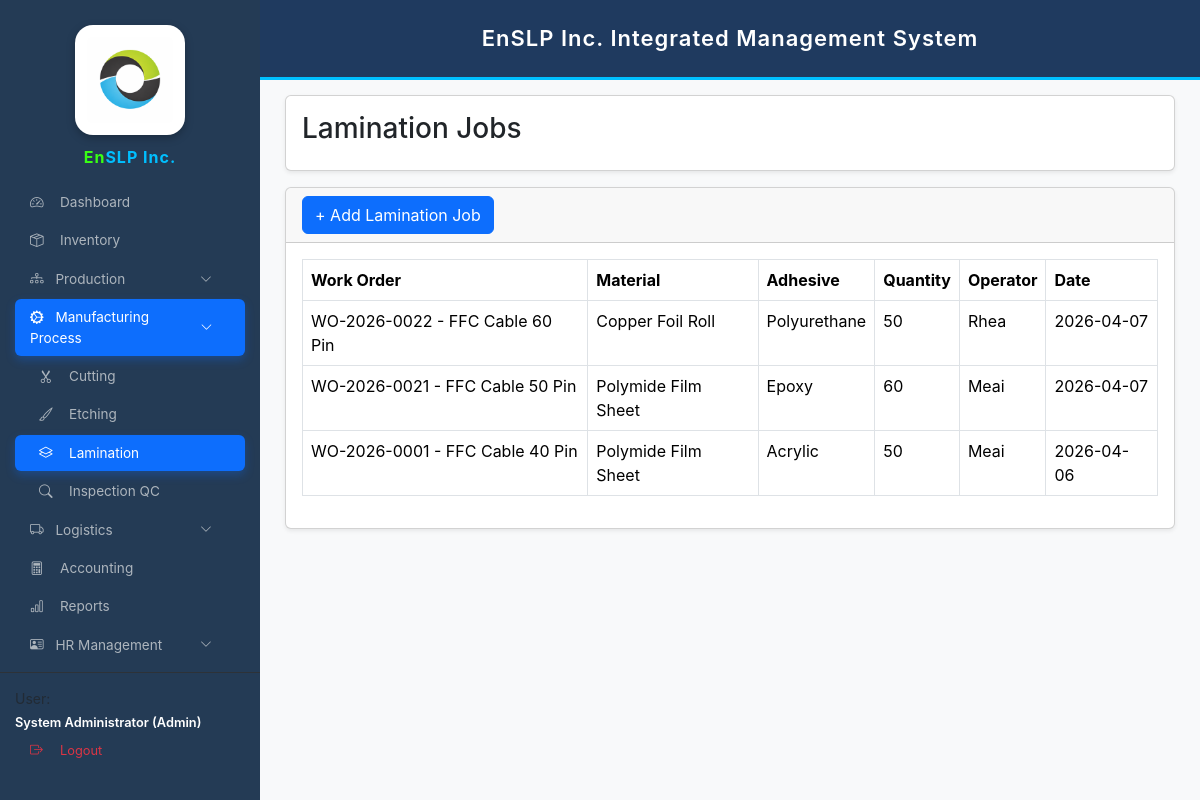
/lamination.php (signed in), run on the app's committed database.
### tables this page shows
CREATE TABLE `lamination_jobs` (
  `id` int(11) NOT NULL,
  `work_order_id` varchar(50) NOT NULL,
  `item_id` int(11) DEFAULT NULL,
  `adhesive_type` varchar(100) DEFAULT NULL,
  `operator` varchar(100) DEFAULT NULL,
  `date_laminated` timestamp NOT NULL DEFAULT current_timestamp(),
  `quantity` int(11) DEFAULT 0
);

CREATE TABLE `work_orders` (
  `id` int(11) NOT NULL,
  `wo_no` varchar(50) DEFAULT NULL,
  `product_name` varchar(150) NOT NULL,
  `client` varchar(150) DEFAULT NULL,
  `qty` int(11) DEFAULT 0,
  `status` varchar(50) DEFAULT NULL,
  `date_started` date NOT NULL,
  `date_completed` date DEFAULT NULL,
  `remarks` varchar(255) DEFAULT NULL,
  `created_at` timestamp NOT NULL DEFAULT current_timestamp(),
  `selling_price` decimal(10,2) DEFAULT 0.00
);

CREATE TABLE `inventory_items` (
  `id` int(11) NOT NULL,
  `item_code` varchar(50) DEFAULT NULL,
  `item_name` varchar(150) NOT NULL,
  `category` varchar(50) DEFAULT NULL,
  `unit` varchar(30) DEFAULT 'pcs',
  `quantity` int(11) NOT NULL DEFAULT 0,
  `reorder_level` int(11) NOT NULL DEFAULT 0,
  `created_at` datetime NOT NULL DEFAULT current_timestamp(),
  `cost` decimal(10,2) DEFAULT NULL,
  `selling_price` decimal(10,2) DEFAULT 0.00,
  `status` varchar(20) DEFAULT 'active',
  `value` decimal(10,2) DEFAULT 0.00
);

### lamination.php (the view, shortened to what this page needs)
<?php
require_once "config.php";
$jobs=$conn->query("
SELECT l.*,i.item_name,w.wo_no,w.product_name
FROM lamination_jobs l
LEFT JOIN inventory_items i ON l.item_id=i.id
LEFT JOIN work_orders w ON l.work_order_id=w.id
ORDER BY l.id DESC
")->fetchAll(PDO::FETCH_ASSOC);
?>
<!DOCTYPE html>
<html>
<head>
<link href="https://cdn.jsdelivr.net/npm/bootstrap@5.3.3/dist/css/bootstrap.min.css" rel="stylesheet">
</head>
<body>
<?php include 'sidebar.php'; ?>
<?php include 'header.php'; ?>
<div class="main-content">
<div class="card shadow-sm mb-3">
<div class="card-body">
<h3>Lamination Jobs</h3>
</div>
</div>
<div class="card shadow-sm">
<div class="card-header">
<button class="btn btn-primary"
data-bs-toggle="modal"
data-bs-target="#addModal">
+ Add Lamination Job
</button>
</div>
<div class="card-body">
<table class="table table-bordered">
<thead>
<tr>
<th>Work Order</th>
<th>Material</th>
<th>Adhesive</th>
<th>Quantity</th>
<th>Operator</th>
<th>Date</th>
</tr>
</thead>
<tbody>
<?php foreach($jobs as $row): ?>
<tr>
<td><?=$row['wo_no']?> - <?=$row['product_name']?></td>
<td><?=$row['item_name']?></td>
<td><?=$row['adhesive_type']?></td>
<td><?=$row['quantity']?></td>
<td><?=$row['operator']?></td>
<td><?=date('Y-m-d', strtotime($row['date_laminated']))?></td>
</tr>
<?php endforeach; ?>
</tbody>
</table>
</div>
</div>
</div>
</body>
</html>

### lamination.php (style rules this page uses)
body { background:#f4f6f9; font-family:Arial; }
.main-content { margin-left:260px; padding:25px; margin-top:70px; }

### sidebar.php (style rules this page uses)
:root { --sb-width:260px; --primary-blue:#0d6efd; --sidebar-bg:#243b55; }
body { font-family:'Inter',sans-serif!important; margin:0!important; background:#f8f9fa; }

### data on the page
lamination_jobs: work_order.wo_no "WO-2026-0022", work_order.product_name "FFC Cable 60 Pin", inventory_items.item_name "Copper Foil Roll", adhesive_type "Polyurethane", quantity "50", operator "Rhea", date_laminated "2026-04-07"
lamination_jobs: work_order.wo_no "WO-2026-0021", work_order.product_name "FFC Cable 50 Pin", inventory_items.item_name "Polymide Film Sheet", adhesive_type "Epoxy", quantity "60", operator "Meai", date_laminated "2026-04-07"
lamination_jobs: work_order.wo_no "WO-2026-0001", work_order.product_name "FFC Cable 40 Pin", inventory_items.item_name "Polymide Film Sheet", adhesive_type "Acrylic", quantity "50", operator "Meai", date_laminated "2026-04-06"
